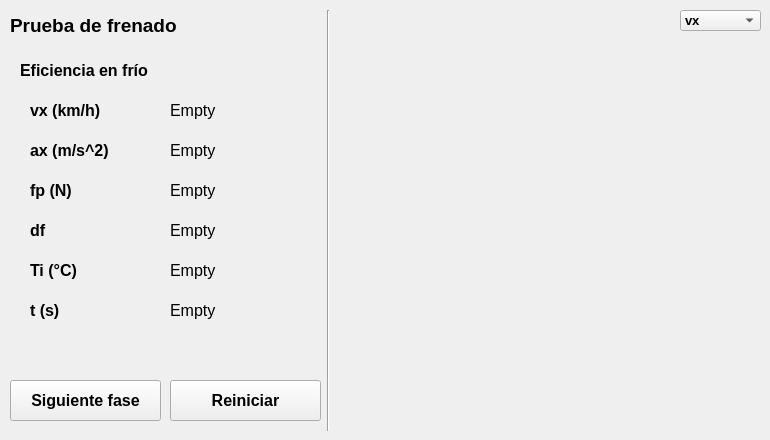
       <widget class="QWidget" name="tab_frenado">
        <attribute name="title">
         <string>Frenado</string>
        </attribute>
        <widget class="QLabel" name="label_fre_fase">
         <property name="geometry">
          <rect>
           <x>20</x>
           <y>50</y>
           <width>311</width>
           <height>41</height>
          </rect>
         </property>
         <property name="font">
          <font>
           <family>Arial</family>
           <pointsize>12</pointsize>
           <weight>75</weight>
           <bold>true</bold>
          </font>
         </property>
         <property name="frameShape">
          <enum>QFrame::NoFrame</enum>
         </property>
         <property name="text">
          <string>Eficiencia en frío</string>
         </property>
        </widget>
        <widget class="PlotWidget" name="fre_widget_plot" native="true">
         <property name="geometry">
          <rect>
           <x>340</x>
           <y>10</y>
           <width>421</width>
           <height>421</height>
          </rect>
         </property>
         <property name="mouseTracking">
          <bool>false</bool>
         </property>
         <widget class="QComboBox" name="combo_fre_plot">
          <property name="geometry">
           <rect>
            <x>340</x>
            <y>0</y>
            <width>81</width>
            <height>21</height>
           </rect>
          </property>
          <property name="font">
           <font>
            <pointsize>10</pointsize>
            <weight>75</weight>
            <bold>true</bold>
           </font>
          </property>
          <property name="maxVisibleItems">
           <number>9</number>
          </property>
          <item>
           <property name="text">
            <string>vx</string>
           </property>
          </item>
          <item>
           <property name="text">
            <string>ax</string>
           </property>
          </item>
          <item>
           <property name="text">
            <string>fp</string>
           </property>
          </item>
          <item>
           <property name="text">
            <string>df</string>
           </property>
          </item>
         </widget>
        </widget>
        <widget class="QLabel" name="label_fre_titulo">
         <property name="geometry">
          <rect>
           <x>10</x>
           <y>10</y>
           <width>317</width>
           <height>31</height>
          </rect>
         </property>
         <property name="font">
          <font>
           <family>Arial</family>
           <pointsize>14</pointsize>
           <weight>75</weight>
           <bold>true</bold>
          </font>
         </property>
         <property name="text">
          <string>Prueba de frenado</string>
         </property>
        </widget>
        <widget class="Line" name="line_2">
         <property name="geometry">
          <rect>
           <x>320</x>
           <y>10</y>
           <width>16</width>
           <height>421</height>
          </rect>
         </property>
         <property name="orientation">
          <enum>Qt::Vertical</enum>
         </property>
        </widget>
        <widget class="QLabel" name="label_fre_Ti">
         <property name="geometry">
          <rect>
           <x>170</x>
           <y>250</y>
           <width>151</width>
           <height>41</height>
          </rect>
         </property>
         <property name="font">
          <font>
           <family>Arial</family>
           <pointsize>12</pointsize>
          </font>
         </property>
         <property name="frameShape">
          <enum>QFrame::NoFrame</enum>
         </property>
         <property name="frameShadow">
          <enum>QFrame::Sunken</enum>
         </property>
         <property name="text">
          <string>Empty</string>
         </property>
        </widget>
        <widget class="QLabel" name="label_fre_vx">
         <property name="geometry">
          <rect>
           <x>170</x>
           <y>90</y>
           <width>151</width>
           <height>41</height>
          </rect>
         </property>
         <property name="font">
          <font>
           <family>Arial</family>
           <pointsize>12</pointsize>
          </font>
         </property>
         <property name="frameShape">
          <enum>QFrame::NoFrame</enum>
         </property>
         <property name="frameShadow">
          <enum>QFrame::Sunken</enum>
         </property>
         <property name="text">
          <string>Empty</string>
         </property>
        </widget>
        <widget class="QLabel" name="label_fre_fp">
         <property name="geometry">
          <rect>
           <x>170</x>
           <y>170</y>
           <width>151</width>
           <height>41</height>
          </rect>
         </property>
         <property name="font">
          <font>
           <family>Arial</family>
           <pointsize>12</pointsize>
          </font>
         </property>
         <property name="frameShape">
          <enum>QFrame::NoFrame</enum>
         </property>
         <property name="frameShadow">
          <enum>QFrame::Sunken</enum>
         </property>
         <property name="text">
          <string>Empty</string>
         </property>
        </widget>
        <widget class="QLabel" name="label_fre_4">
         <property name="geometry">
          <rect>
           <x>30</x>
           <y>210</y>
           <width>131</width>
           <height>41</height>
          </rect>
         </property>
         <property name="font">
          <font>
           <family>Arial</family>
           <pointsize>12</pointsize>
           <weight>75</weight>
           <bold>true</bold>
          </font>
         </property>
         <property name="frameShape">
          <enum>QFrame::NoFrame</enum>
         </property>
         <property name="text">
          <string>df</string>
         </property>
        </widget>
        <widget class="QLabel" name="label_fre_2">
         <property name="geometry">
          <rect>
           <x>30</x>
           <y>130</y>
           <width>131</width>
           <height>41</height>
          </rect>
         </property>
         <property name="font">
          <font>
           <family>Arial</family>
           <pointsize>12</pointsize>
           <weight>75</weight>
           <bold>true</bold>
          </font>
         </property>
         <property name="frameShape">
          <enum>QFrame::NoFrame</enum>
         </property>
         <property name="text">
          <string>ax (m/s^2)</string>
         </property>
        </widget>
        <widget class="QLabel" name="label_fre_df_Td">
         <property name="geometry">
          <rect>
           <x>170</x>
           <y>210</y>
           <width>151</width>
           <height>41</height>
          </rect>
         </property>
         <property name="font">
          <font>
           <family>Arial</family>
           <pointsize>12</pointsize>
          </font>
         </property>
         <property name="frameShape">
          <enum>QFrame::NoFrame</enum>
         </property>
         <property name="frameShadow">
          <enum>QFrame::Sunken</enum>
         </property>
         <property name="text">
          <string>Empty</string>
         </property>
        </widget>
        <widget class="QLabel" name="label_fre_5">
         <property name="geometry">
          <rect>
           <x>30</x>
           <y>250</y>
           <width>131</width>
           <height>41</height>
          </rect>
         </property>
         <property name="font">
          <font>
           <family>Arial</family>
           <pointsize>12</pointsize>
           <weight>75</weight>
           <bold>true</bold>
          </font>
         </property>
         <property name="frameShape">
          <enum>QFrame::NoFrame</enum>
         </property>
         <property name="text">
          <string>Ti (°C)</string>
         </property>
        </widget>
        <widget class="QLabel" name="label_fre_ax">
         <property name="geometry">
          <rect>
           <x>170</x>
           <y>130</y>
           <width>151</width>
           <height>41</height>
          </rect>
         </property>
         <property name="font">
          <font>
           <family>Arial</family>
           <pointsize>12</pointsize>
          </font>
         </property>
         <property name="frameShape">
          <enum>QFrame::NoFrame</enum>
         </property>
         <property name="frameShadow">
          <enum>QFrame::Sunken</enum>
         </property>
         <property name="text">
          <string>Empty</string>
         </property>
        </widget>
        <widget class="QLabel" name="label_fre_3">
         <property name="geometry">
          <rect>
           <x>30</x>
           <y>170</y>
           <width>131</width>
           <height>41</height>
          </rect>
         </property>
         <property name="font">
          <font>
           <family>Arial</family>
           <pointsize>12</pointsize>
           <weight>75</weight>
           <bold>true</bold>
          </font>
         </property>
         <property name="frameShape">
          <enum>QFrame::NoFrame</enum>
         </property>
         <property name="text">
          <string>fp (N)</string>
         </property>
        </widget>
        <widget class="QLabel" name="label_fre_1">
         <property name="geometry">
          <rect>
           <x>30</x>
           <y>90</y>
           <width>131</width>
           <height>41</height>
          </rect>
         </property>
         <property name="font">
          <font>
           <family>Arial</family>
           <pointsize>12</pointsize>
           <weight>75</weight>
           <bold>true</bold>
          </font>
         </property>
         <property name="frameShape">
          <enum>QFrame::NoFrame</enum>
         </property>
         <property name="text">
          <string>vx (km/h)</string>
         </property>
        </widget>
        <widget class="QLabel" name="label_fre_t_dr">
         <property name="geometry">
          <rect>
           <x>170</x>
           <y>290</y>
           <width>151</width>
           <height>41</height>
          </rect>
         </property>
         <property name="font">
          <font>
           <family>Arial</family>
           <pointsize>12</pointsize>
          </font>
         </property>
         <property name="frameShape">
          <enum>QFrame::NoFrame</enum>
         </property>
         <property name="frameShadow">
          <enum>QFrame::Sunken</enum>
         </property>
         <property name="text">
          <string>Empty</string>
         </property>
        </widget>
        <widget class="QLabel" name="label_fre_6">
         <property name="geometry">
          <rect>
           <x>30</x>
           <y>290</y>
           <width>131</width>
           <height>41</height>
          </rect>
         </property>
         <property name="font">
          <font>
           <family>Arial</family>
           <pointsize>12</pointsize>
           <weight>75</weight>
           <bold>true</bold>
          </font>
         </property>
         <property name="frameShape">
          <enum>QFrame::NoFrame</enum>
         </property>
         <property name="text">
          <string>t (s)</string>
         </property>
        </widget>
        <widget class="QPushButton" name="button_fre_rst">
         <property name="geometry">
          <rect>
           <x>170</x>
           <y>380</y>
           <width>151</width>
           <height>41</height>
          </rect>
         </property>
         <property name="font">
          <font>
           <family>Arial</family>
           <pointsize>12</pointsize>
           <weight>75</weight>
           <bold>true</bold>
          </font>
         </property>
         <property name="text">
          <string>Reiniciar</string>
         </property>
        </widget>
        <widget class="QPushButton" name="button_fre_fase">
         <property name="geometry">
          <rect>
           <x>10</x>
           <y>380</y>
           <width>151</width>
           <height>41</height>
          </rect>
         </property>
         <property name="font">
          <font>
           <family>Arial</family>
           <pointsize>12</pointsize>
           <weight>75</weight>
           <bold>true</bold>
          </font>
         </property>
         <property name="text">
          <string>Siguiente fase</string>
         </property>
        </widget>
       </widget>
